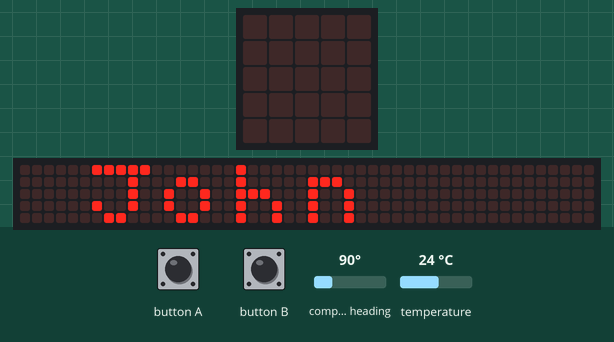
Recording of a program running on a simulated BBC micro:bit (MakeCode). Parts: the board's 5×5 LED display, a strip that is not on the board, showing the scrolling text unrolled. The inputs (shaded band) are chosen by the test bench; at power-on: compass heading 90°, temperature 24 °C. The 48×5 strip is a reading aid, not a part: it shows the text the display is scrolling, unrolled, one strip-width of it at a time; the compass is already calibrated.

Above: at 12.2 s.
13.9 s: button A pressed for 0.15 s
At 14.12 s:
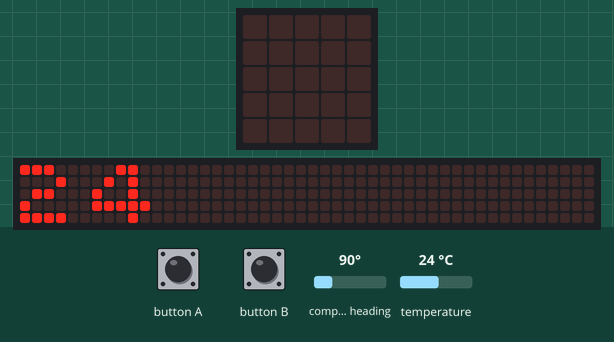
14.6 s: button B pressed for 0.15 s
At 19.22 s:
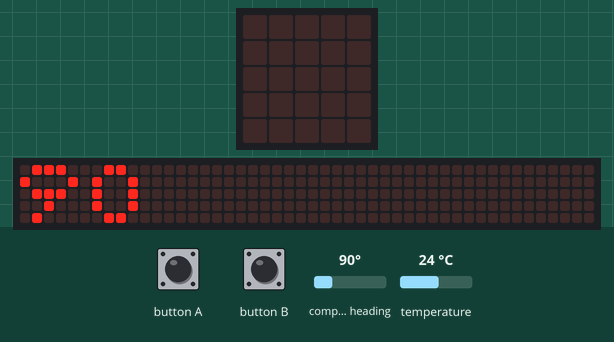
At 20.9 s:
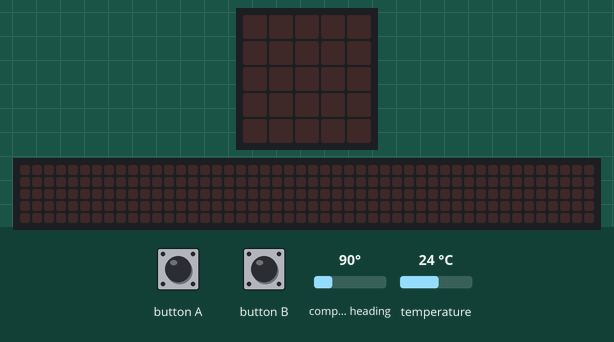

Measured:
- after the input at 13.9 s, the display: changes after 0.15 s (image 1)
- what the display in image 0 shows lasts 0.4 s, from 12.2 s to 12.6 s
- what the display in image 2 shows lasts 0.5 s, from 19.0 s to 19.5 s

The program:

main.ts
```typescript
input.onButtonPressed(Button.A, function () {
    basic.showNumber(input.temperature())
})
input.onButtonPressed(Button.B, function () {
    basic.showString("" + (input.compassHeading()))
})
basic.showString("Hello im John")
basic.forever(function () {

})
```

test.ts
```typescript
// Tady jsou testy. Při použití tohoto balíčku jako rozšíření nebude zkompilováno.
```
